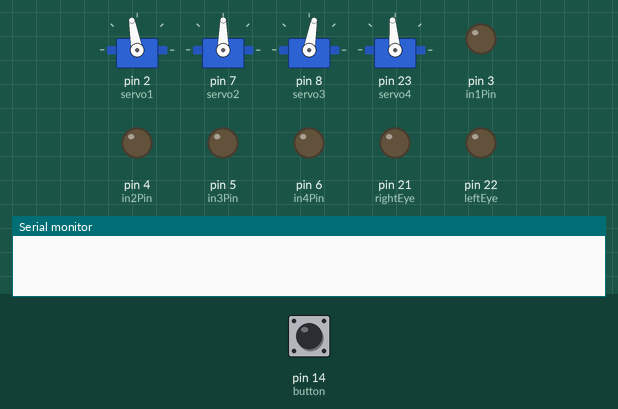
The sketch below on a simulated Arduino Mega 2560, built with avr-gcc and run on an emulated ATmega2560. Shown: 4 × servo, output pins drawn as LEDs (lit = HIGH), the last lines printed to the serial monitor. Inputs (shaded band) come from the test bench; at power-on: pin 14 (button) LOW.

Above: at 1.2 s.
1.3 s: pin 14 (button) pulled HIGH for 0.15 s
At 2.4 s:
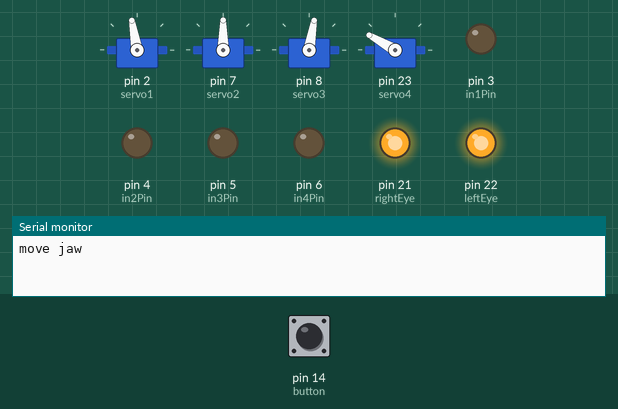
At 4.7 s:
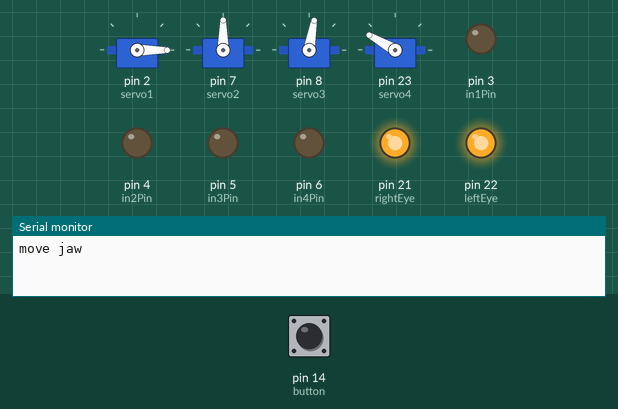
13.4 s: pin 14 (button) pulled HIGH for 3.2 s
At 16.8 s:
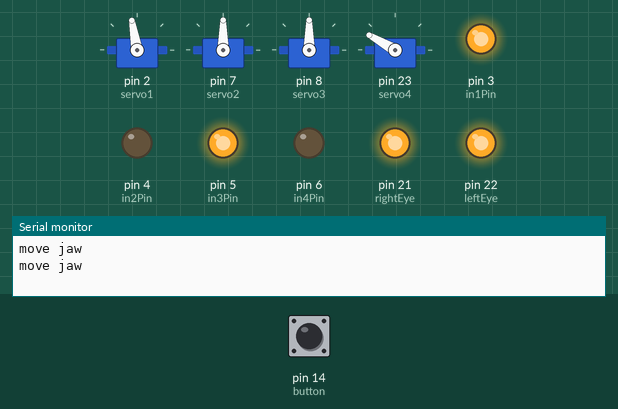
Timing chart, 0 to 25.6 s (numbered marks = the images above; inputs shaded):
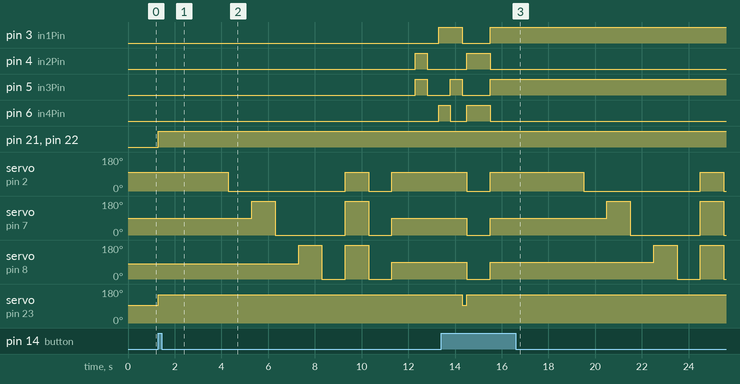

The sketch:

test-servos.ino
```cpp
#include <Servo.h>
   Servo servo1;
   Servo servo2;
   Servo servo3;// create servo object to control a servo
    Servo servo4;

   int val; // variable to read the value from the analog pin
    const int in1Pin = 3;
    const int in2Pin = 4; //PWM
    const int in3Pin = 5; //PWM
    const int in4Pin = 6;
    const int button = 14;

    const int leftEye = 22;
    const int rightEye = 21;


void setup() {
  Serial.begin(115200);

   servo1.attach(2); // attaches the servo on pin 9 to the servo object
   servo2.attach(7);
    servo3.attach(8);
    servo4.attach(23);

  pinMode(in1Pin, OUTPUT);
  pinMode(in2Pin, OUTPUT);
  pinMode(in3Pin, OUTPUT);
  pinMode(in4Pin, OUTPUT);

  pinMode(button, INPUT);

   pinMode(leftEye, OUTPUT);
  pinMode(rightEye, OUTPUT);
}

void loop() {
   int position;

 int  buttonState = digitalRead(button);

if (buttonState == 1 ){

  Serial.println("move jaw");
  servo4.write(150);
  digitalWrite(leftEye, HIGH);
  digitalWrite(rightEye, HIGH);
  delay(2000);
  servo1.write(100);    // Tell servo to go to 90 degrees

  delay(1000);         // Pause to get it time to move

  servo1.write(0);   // Tell servo to go to 180 degrees

  delay(1000);

    servo2.write(180);    // Tell servo to go to 90 degrees

  delay(1000);         // Pause to get it time to move

  servo2.write(0);   // Tell servo to go to 180 degrees

  delay(1000);

    servo3.write(180);    // Tell servo to go to 90 degrees

  delay(1000);         // Pause to get it time to move

  servo3.write(0);   // Tell servo to go to 180 degrees

  delay(1000);

    servo1.write(100);    // Tell servo to go to 90 degrees
    servo2.write(180);
    servo3.write(180);
  delay(1000);         // Pause to get it time to move

  servo1.write(0);   // Tell servo to go to 180 degrees
  servo2.write(0);
  servo3.write(0);

  delay(1000);

  servo1.write(100);   // Tell servo to go to 180 degrees
  servo2.write(90);
  servo3.write(90);

  delay(1000);

  digitalWrite(in1Pin, LOW); //Backwward
  digitalWrite(in3Pin, HIGH);
  digitalWrite(in2Pin, HIGH);
  digitalWrite(in4Pin, LOW);
  delay(500);

  digitalWrite(in1Pin, LOW); //stop
  digitalWrite(in2Pin, LOW);
  digitalWrite(in3Pin, LOW);
  digitalWrite(in4Pin, LOW);
  delay(500);
  digitalWrite(in1Pin, HIGH); //Forward
  digitalWrite(in2Pin, LOW);
  digitalWrite(in3Pin, LOW);
  digitalWrite(in4Pin, HIGH);
  delay(500);
  digitalWrite(in1Pin, HIGH); //turn
  digitalWrite(in2Pin, LOW);
  digitalWrite(in3Pin, HIGH);
  digitalWrite(in4Pin, LOW);
  delay(500);
  servo4.write(95);
  digitalWrite(in1Pin, LOW); //stop
  digitalWrite(in2Pin, LOW);
  digitalWrite(in3Pin, LOW);
  digitalWrite(in4Pin, LOW);
  delay(200);
  servo4.write(150);
  digitalWrite(in1Pin, LOW); //turn
  digitalWrite(in2Pin, HIGH);
  digitalWrite(in3Pin, LOW);
  digitalWrite(in4Pin, HIGH);
  servo1.write(0);
  servo2.write(0);
  servo3.write(0);
  delay(1000);
  digitalWrite(in1Pin, HIGH); //turn
  digitalWrite(in2Pin, LOW);
  digitalWrite(in3Pin, HIGH);
  digitalWrite(in4Pin, LOW);
  servo1.write(100);   // Tell servo to go to 180 degrees
  servo2.write(90);
  servo3.write(90);
  delay(1000);

}else {
  servo1.write(100);   // Tell servo to go to 180 degrees
  servo2.write(90);
  servo3.write(80);
  servo4.write(95);
  digitalWrite(in3Pin, LOW);
  digitalWrite(in4Pin, LOW);

  digitalWrite(in2Pin, LOW);
  digitalWrite(in1Pin, LOW);

  digitalWrite(leftEye, LOW);
  digitalWrite(rightEye, LOW);

}

}
```

Measured:
- after the input at 1.3 s, pin 3 (in1Pin): LOW → HIGH after 12.0 s; pin 4 (in2Pin): LOW → HIGH after 11.0 s, → LOW 0.50 s later
- after the input at 13.4 s, pin 3 (in1Pin), pin 5 (in3Pin): goes on until 15.5 s, then stays HIGH; pin 21 (rightEye), pin 22 (leftEye): stays HIGH (without the input it goes to LOW after 3.1 s); servo on pin 23 (servo4): goes on until 14.5 s, then stays 150°
